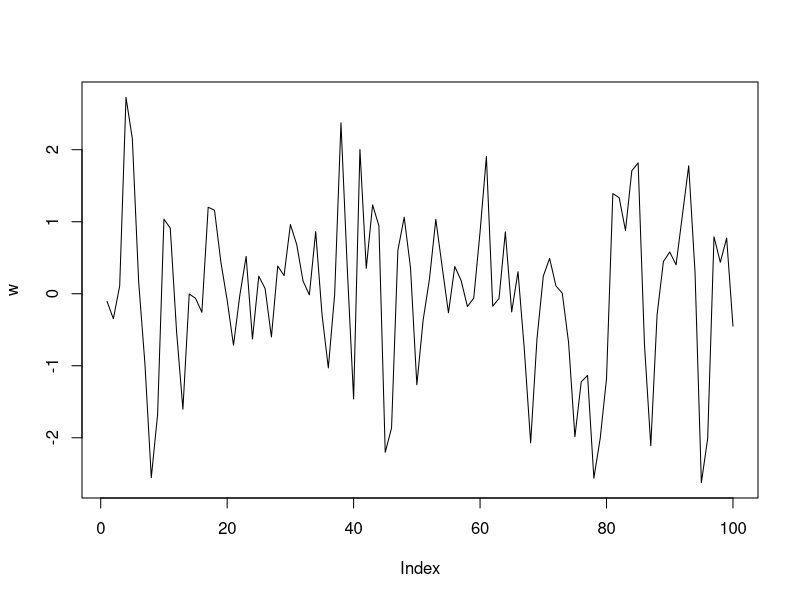
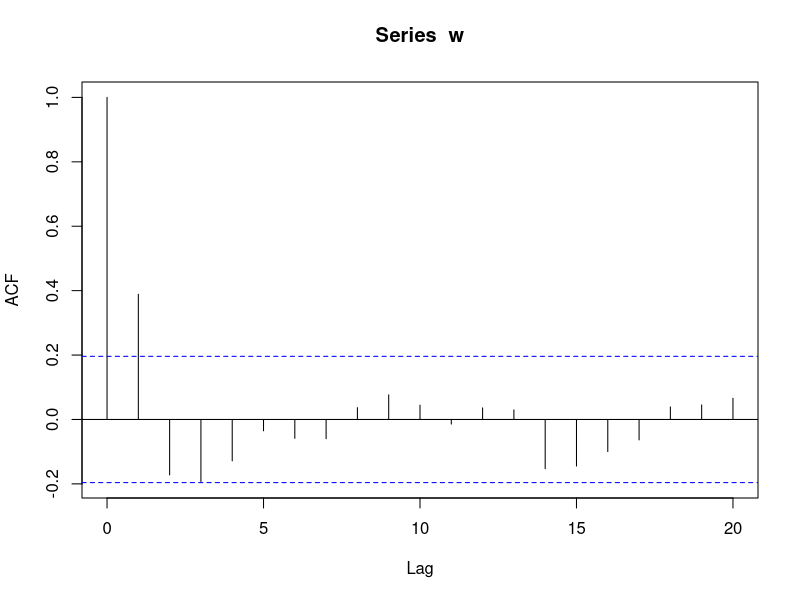
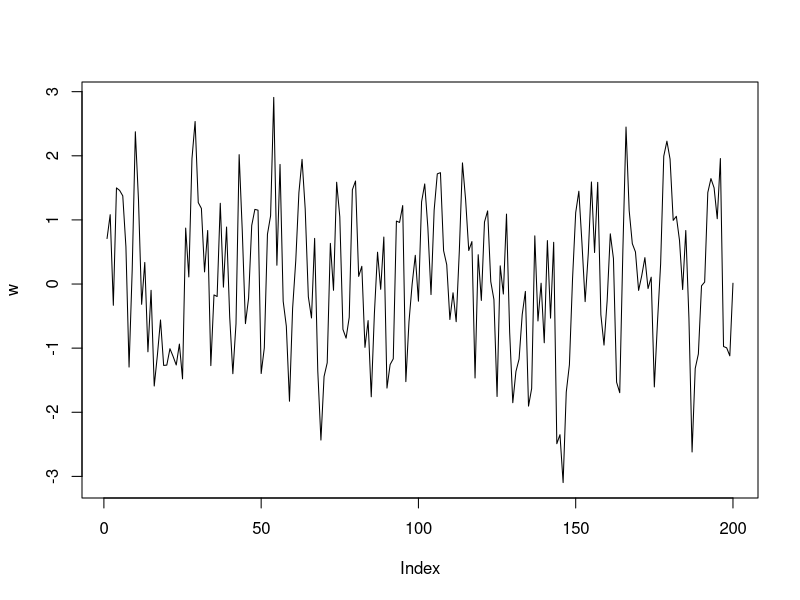
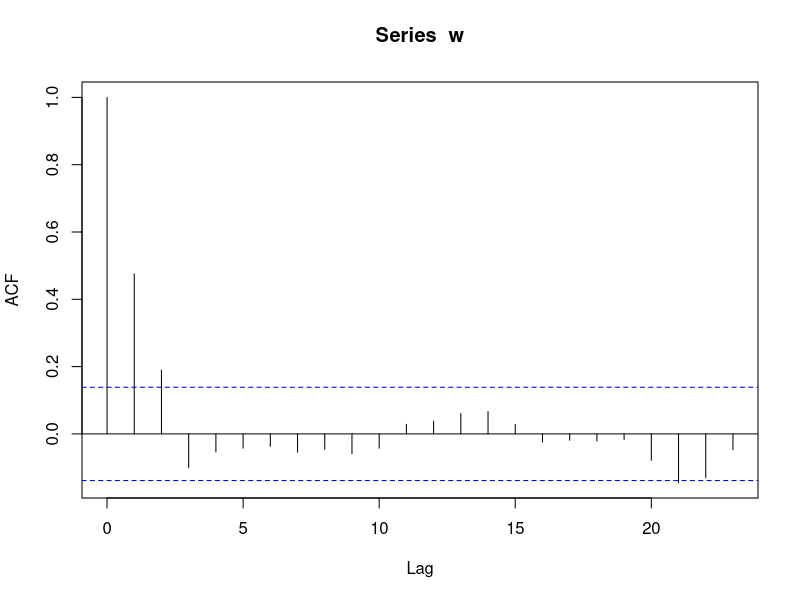
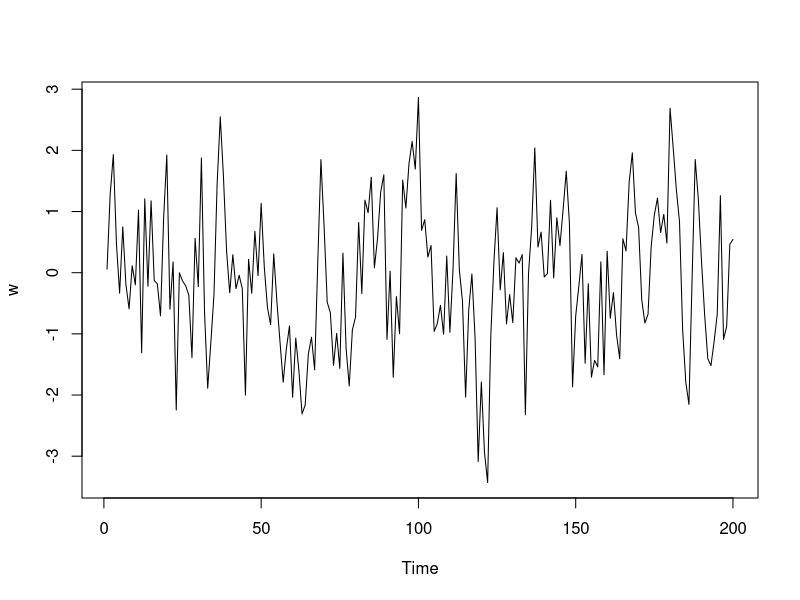
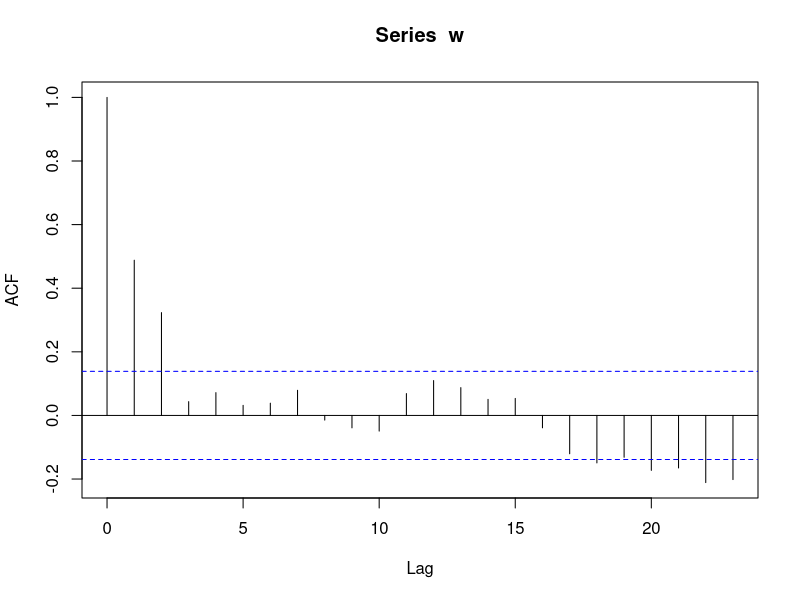
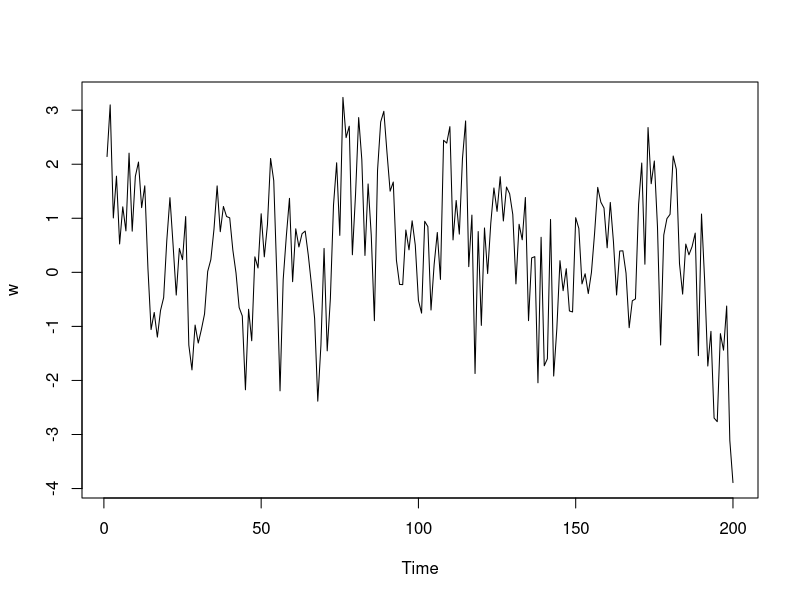
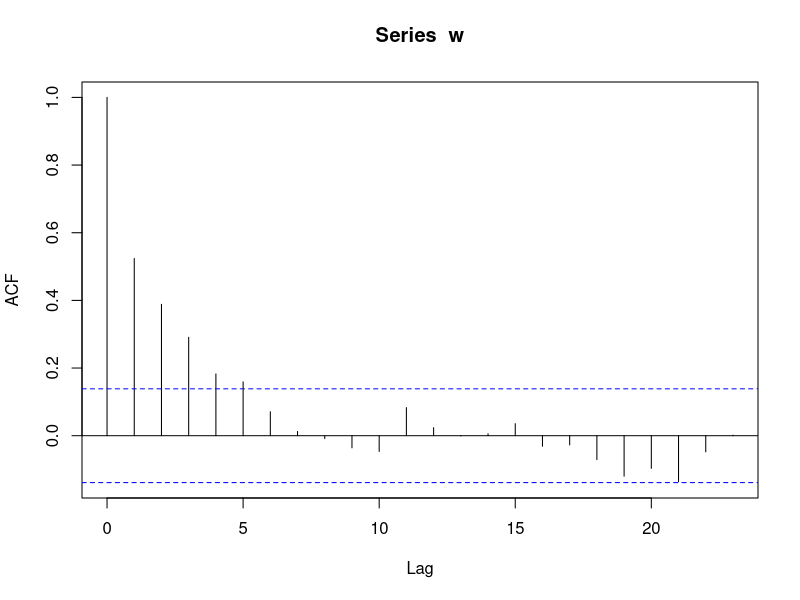

Recreate these plots in R, in order.
## ---- chunk 1
xs <- rnorm(200)
w <- xs[1]
for(i in 2:100) w[i] <- xs[i] + .5 * xs[i - 1]
plot(w, type = "l")
acf(w)
## ---- chunk 2
xs <- rnorm(200)
w <- xs[1]
w[2] <- xs[2] + .5 * xs[1]
for(i in 3:200) w[i] <- xs[i] + .5 * xs[i - 1] + .3 * xs[i - 2]
plot(w, type = "l")
acf(w)
## ---- chunk 3
w <- arima.sim(n = 200, list(ma = c(.5, .3)))
plot(w)
acf(w)
## ---- chunk 4
w <- arima.sim(n = 200, list(ar = c(.5, .3)))
plot(w)
acf(w)
## ---- chunk 5
ss <- arima.sim(200, model = list(ma = c(.6, .4)))
## ---- chunk 6
acf(ss)
## ---- chunk 7
beta_1 <- .5 
beta_2 <- .3
w <- ss[1]
w[2] <- ss[2] - beta_1 * w[1]
for(i in 3:200) w[i] <- ss[i] - beta_1 * w[i - 1] + beta_2 * w[i - 2]
mean(w^2) #this is the thing we are minimizing
## ---- chunk 8
sse <- function(beta) {
  beta_1 <- beta[1]
  beta_2 <- beta[2]
  #ss <- ss - mean(ss) uncomment this to match arima call with include.mean = T
  w <- ss[1]
  w[2] <- ss[2] - beta_1 * w[1]
  for(i in 3:200) w[i] <- ss[i] - beta_1 * w[i - 1] - beta_2 * w[i - 2]
  mean(w^2) #this is the thing we are minimizing
}
optim(beta <- c(.5, .4), fn = sse)
arima(ss, order = c(0, 0, 2), method = "CSS", include.mean = F)
## ---- chunk 9
x1 <- arima.sim(300, model = list(ma = c(.6, .3)))
old.par <- par(mfrow = c(1, 2))
acf(x1)
pacf(x1)
## ---- chunk 10
x2 <- arima.sim(300, model = list(ma = c(.6)))
old.par <- par(mfrow = c(1, 2))
acf(x2)
pacf(x2)
## ---- chunk 11
x3 <- arima.sim(300, model = list(ar = c(.6, .3)))
old.par <- par(mfrow = c(1, 2))
acf(x3)
pacf(x3)
